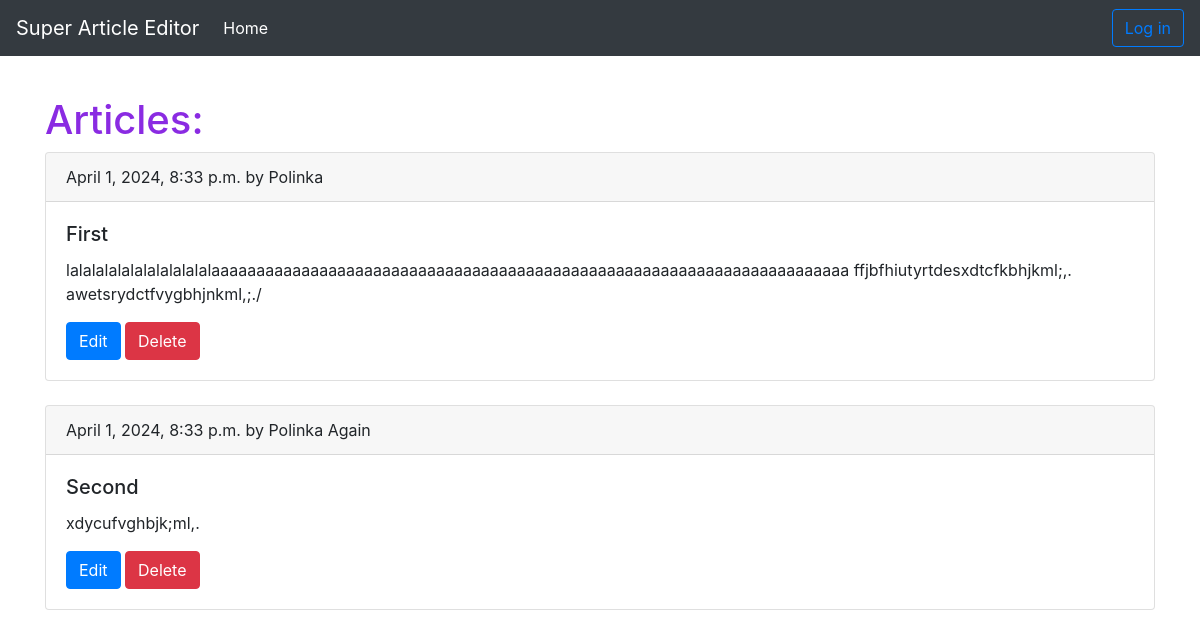
Before: / with the older database file.
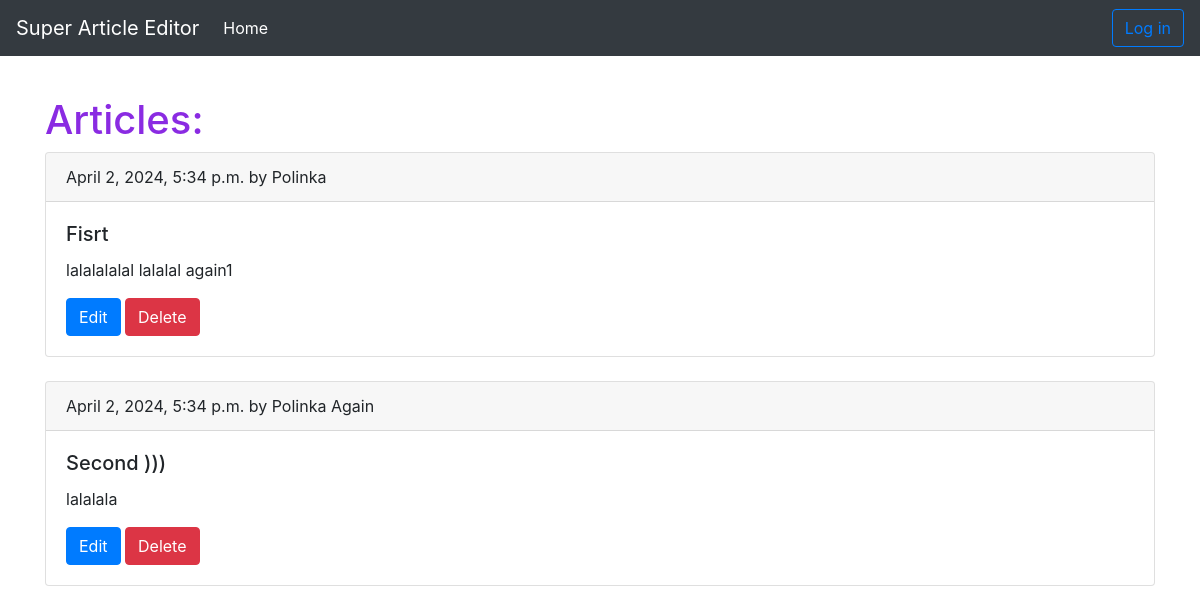
After: the same page with the newer database file.
### main/models.py (models this page shows, shortened)
class Article(models.Model):
    title = models.CharField('Title', max_length=200)
    text = models.TextField('Text')
    author = models.CharField('Author', max_length=200)
    created_at = models.DateTimeField(auto_now_add=True)

### main/views.py (the view)
# urls.py: path('', views.index, name='index'),
def index(request):
    articles = Article.objects.all()
    return render(request, 'main/index.html', {'title': 'Home', 'articles': articles})

### templates/main/index.html (shortened to what this page needs)
{% extends 'main/base.html' %}
{% block content %}
    <h1 class="content-header">Articles:</h1>
    {% for article in articles %}
        <div class="card">
          <div class="card-header">
              {{article.created_at}} by {{ article.author }}
          </div>
          <div class="card-body">
            <h5 class="card-title">{{article.title}}</h5>
            <p class="card-text">{{article.text}}</p>
            <a href="{% url 'edit_article' article.id %}" class="btn btn-primary">Edit</a>
            <a href="{% url 'delete_article' article.id %}" class="btn btn-danger">Delete</a>
          </div>
        </div><br>
    {% endfor %}
{% endblock %}

### templates/main/base.html (shortened to what this page needs)
<!DOCTYPE html>
<html lang="en">
<head>
    <link rel="stylesheet" href="https://cdn.jsdelivr.net/npm/bootstrap@4.0.0/dist/css/bootstrap.min.css">
    {% load static %}
    <link rel="stylesheet" href="{% static 'main/styles.css' %}">
</head>
<body>
    <nav class="navbar navbar-expand-lg navbar-dark bg-dark">
      <a class="navbar-brand" href="{% url 'index' %}">Super Article Editor</a>
      <div class="collapse navbar-collapse" id="navbarSupportedContent">
        <ul class="navbar-nav mr-auto">
          <li class="nav-item active">
            <a class="nav-link" href="{% url 'index' %}">Home</a>
          </li>
        </ul>
        <form class="form-inline my-2 my-lg-0">
          <button class="btn btn-outline-primary my-2 my-sm-0" type="submit">Log in</button>
        </form>
      </div>
    </nav>
    <div class="container">
        {% block content %}{% endblock %}
    </div>
</body>
</html>

### main/static/main/styles.css (style rules this page uses)
.content-header { margin-top: 1em; color: blueviolet; }

Changed rows visible on the page:
removed Article: created_at "April 1, 2024, 8:33 p.m.", author "Polinka", title "First", text "lalalalalalalalalalalalaaaaaaaaaaaaaaaaaaaaaaaaaaaaaaaaaaaaaaaaaaaaaaaaaaaaaaaaaaaaaaaaaaaaaaa ffjbfhiutyrtdesxdtcfkbhjkml;,. awetsrydctfvygbhjnkml,;./"
removed Article: created_at "April 1, 2024, 8:33 p.m.", author "Polinka Again", title "Second", text "xdycufvghbjk;ml,."
added Article: created_at "April 2, 2024, 5:34 p.m.", author "Polinka", title "Fisrt", text "lalalalalal lalalal again1"
added Article: created_at "April 2, 2024, 5:34 p.m.", author "Polinka Again", title "Second )))", text "lalalala"
